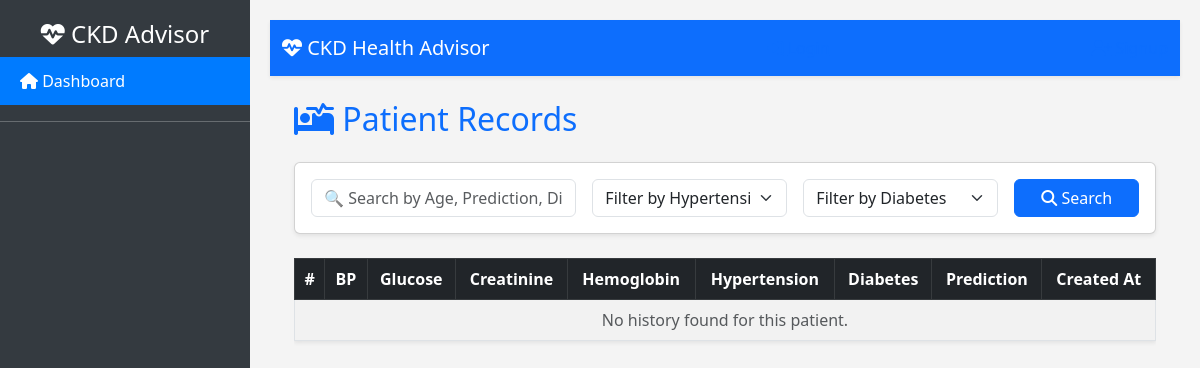
The page /patient/patient/2/history/ on the database as committed earlier.
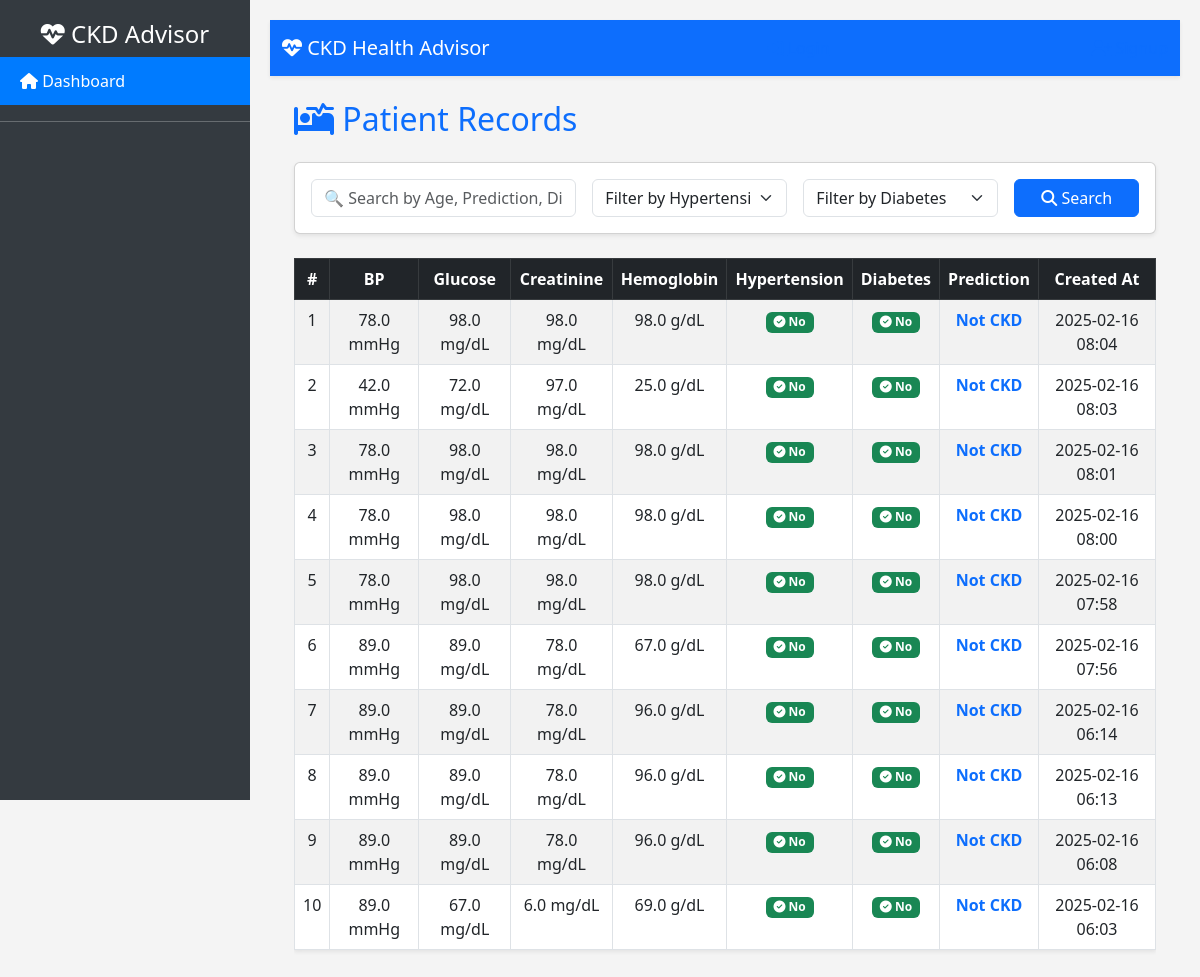
The same page on the database as committed later.
### patient/models.py (models this page shows, shortened)
class Patient(models.Model):
    patient_info = models.ForeignKey(
        PatientInfo,
        on_delete=models.CASCADE,
        related_name="patients"
    )
    age = models.FloatField()
    bp = models.FloatField(verbose_name="Blood Pressure")
    sg = models.FloatField(verbose_name="Specific Gravity")
    al = models.FloatField(verbose_name="Albumin")
    su = models.FloatField(verbose_name="Sugar")
    rbc = models.CharField(max_length=10, verbose_name="Red Blood Cells")
    pc = models.CharField(max_length=10, verbose_name="Pus Cells")
    pcc = models.CharField(max_length=10, verbose_name="Pus Cell Clumps")
    ba = models.CharField(max_length=10, verbose_name="Bacteria")
    bgr = models.FloatField(verbose_name="Blood Glucose Random")
    bu = models.FloatField(verbose_name="Blood Urea")
    sc = models.FloatField(verbose_name="Serum Creatinine")
    sod = models.FloatField(verbose_name="Sodium")
    pot = models.FloatField(verbose_name="Potassium")
    hemo = models.FloatField(verbose_name="Hemoglobin")
    pcv = models.FloatField(verbose_name="Packed Cell Volume")
    wc = models.FloatField(verbose_name="White Blood Cell Count")
    rc = models.FloatField(verbose_name="Red Blood Cell Count")
    htn = models.CharField(max_length=3, verbose_name="Hypertension")
    dm = models.CharField(max_length=3, verbose_name="Diabetes Mellitus")
    cad = models.CharField(max_length=3, verbose_name="Coronary Artery Disease")
    appet = models.CharField(max_length=10, verbose_name="Appetite")
    pe = models.CharField(max_length=3, verbose_name="Pedal Edema")
    ane = models.CharField(max_length=3, verbose_name="Anemia")
    prediction = models.CharField(max_length=50)
    created_at = models.DateTimeField(auto_now_add=True)

### patient/views.py (the view)
# urls.py: path("patient/<int:patient_id>/history/", PredictionHistoryView.as_view(), name="patient_history"),
class PredictionHistoryView(ListView):
    model = Patient
    template_name = "patient/history.html"
    context_object_name = "predictions"
    def get_queryset(self):
        patient_id = self.kwargs.get("patient_id")
        if patient_id:
            return Patient.objects.filter(patient_info_id=patient_id).order_by('-created_at')
        return Patient.objects.none()

### templates/patient/history.html (shortened to what this page needs)
{% extends "patient/base.html" %}
{% block content %}
<div class="container">
    <h2 class="mb-4 text-primary"><i class="fas fa-procedures"></i> Patient Records</h2>
    <div class="card shadow-sm mb-4">
        <div class="card-body">
            <form method="GET" class="row g-3">
                <div class="col-md-4">
                    <input type="text" name="q" class="form-control" placeholder="🔍 Search by Age, Prediction, Disease..." value="{{ request.GET.q }}">
                </div>
                <div class="col-md-3">
                    <select name="htn" class="form-select">
                        <option value="">Filter by Hypertension</option>
                    </select>
                </div>
                <div class="col-md-3">
                    <select name="dm" class="form-select">
                        <option value="">Filter by Diabetes</option>
                    </select>
                </div>
                <div class="col-md-2">
                    <button type="submit" class="btn btn-primary w-100"><i class="fas fa-search"></i> Search</button>
                </div>
            </form>
        </div>
    </div>
    <div class="table-responsive">
        <table class="table table-hover table-bordered table-striped shadow-sm">
            <thead class="table-dark text-center">
                <tr>
                    <th>#</th>
                    <th>BP</th>
                    <th>Glucose</th>
                    <th>Creatinine</th>
                    <th>Hemoglobin</th>
                    <th>Hypertension</th>
                    <th>Diabetes</th>
                    <th>Prediction</th>
                    <th>Created At</th>
                </tr>
            </thead>
            <tbody class="text-center">
                {% for prediction in predictions %}
                <tr>
                    <td>{{ forloop.counter }}</td>
                    <td>{{ prediction.bp }} mmHg</td>
                    <td>{{ prediction.bgr }} mg/dL</td>
                    <td>{{ prediction.sc }} mg/dL</td>
                    <td>{{ prediction.hemo }} g/dL</td>
                    <td>
                        {% if prediction.htn == "yes" %}
                            <span class="badge bg-danger"><i class="fas fa-exclamation-circle"></i> Yes</span>
                        {% else %}
                            <span class="badge bg-success"><i class="fas fa-check-circle"></i> No</span>
                        {% endif %}
                    </td>
                    <td>
                        {% if prediction.dm == "yes" %}
                            <span class="badge bg-warning text-dark"><i class="fas fa-exclamation-triangle"></i> Yes</span>
                        {% else %}
                            <span class="badge bg-success"><i class="fas fa-check-circle"></i> No</span>
                        {% endif %}
                    </td>
                    <td><strong class="text-primary">{{ prediction.prediction }}</strong></td>
                    <td>{{ prediction.created_at|date:"Y-m-d H:i" }}</td>
                </tr>
                {% empty %}
                <tr>
                    <td colspan="9" class="text-center text-muted">No history found for this patient.</td>
                </tr>
                {% endfor %}
            </tbody>
        </table>
    </div>
</div>
{% endblock %}

Rows that differ between the two databases and show on the page:
added Patient: bp "78.0", bgr "98.0", sc "98.0", hemo "98.0", htn "1" (drawn), dm "4" (drawn), prediction "Not CKD", created_at "2025-02-16 08:04"
added Patient: bp "42.0", bgr "72.0", sc "97.0", hemo "25.0", htn "0" (drawn), dm "4" (drawn), prediction "Not CKD", created_at "2025-02-16 08:03"
added Patient: bp "78.0", bgr "98.0", sc "98.0", hemo "98.0", htn "1" (drawn), dm "4" (drawn), prediction "Not CKD", created_at "2025-02-16 08:01"
added Patient: bp "78.0", bgr "98.0", sc "98.0", hemo "98.0", htn "1" (drawn), dm "4" (drawn), prediction "Not CKD", created_at "2025-02-16 08:00"
added Patient: bp "78.0", bgr "98.0", sc "98.0", hemo "98.0", htn "1" (drawn), dm "4" (drawn), prediction "Not CKD", created_at "2025-02-16 07:58"
added Patient: bp "89.0", bgr "89.0", sc "78.0", hemo "67.0", htn "1" (drawn), dm "4" (drawn), prediction "Not CKD", created_at "2025-02-16 07:56"
added Patient: bp "89.0", bgr "89.0", sc "78.0", hemo "96.0", htn "1" (drawn), dm "4" (drawn), prediction "Not CKD", created_at "2025-02-16 06:14"
added Patient: bp "89.0", bgr "89.0", sc "78.0", hemo "96.0", htn "1" (drawn), dm "4" (drawn), prediction "Not CKD", created_at "2025-02-16 06:13"
added Patient: bp "89.0", bgr "89.0", sc "78.0", hemo "96.0", htn "1" (drawn), dm "4" (drawn), prediction "Not CKD", created_at "2025-02-16 06:08"
added Patient: bp "89.0", bgr "67.0", sc "6.0", hemo "69.0", htn "1" (drawn), dm "4" (drawn), prediction "Not CKD", created_at "2025-02-16 06:03"
Other text that changed with them:
text no longer shown: "No history found for this patient."
